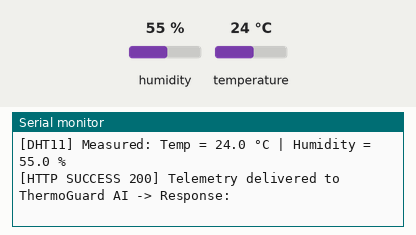
This sketch was run on a simulated ESP32. Shown: the last lines printed to the serial monitor. The test bench sets the inputs (shaded band); at power-on: humidity 55 %, temperature 24 °C. WiFi joins after 1.5 s; servers stay silent unless stated; uploads are accepted with an empty reply.

Above: at 3.7 s.
3.8 s: humidity set to 22 %
At 4.68 s:
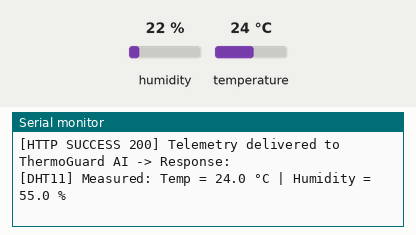
8.6 s: temperature set to 12 °C
At 9.7 s:
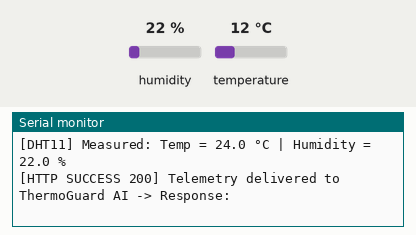
13.4 s: humidity set to 40 %
At 15.2 s:
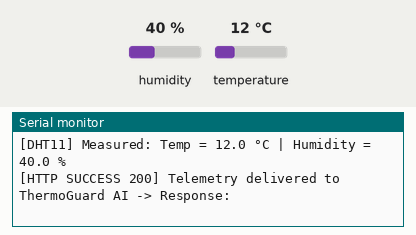
Timing chart, 0 to 16.7 s (numbered marks = the images above; inputs shaded):
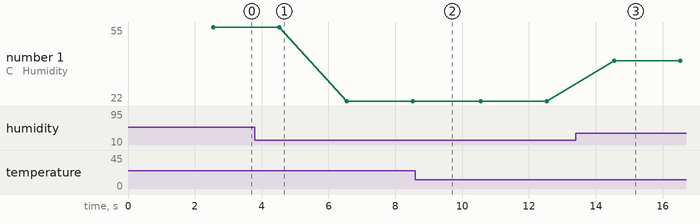

The sketch:

cabinet_sensor.ino
```cpp
/*
 ============================================================================
  ThermoGuard AI - ESP32 & DHT11 Industrial Cabinet Telemetry Firmware
 ============================================================================
  Hardware Requirements:
    - ESP32 Development Board (e.g. ESP32-WROOM-32)
    - DHT11 Temperature & Humidity Sensor (3-pin module or 4-pin bare)
    - 10k Ohm pull-up resistor (only if using 4-pin bare sensor)
    - Breadboard and jumper wires
    - USB Data Cable

  Wiring Diagram:
    +-----------------+-----------------------+
    | DHT11 Pin       | ESP32 Pin             |
    +-----------------+-----------------------+
    | VCC (+)         | 3V3 (3.3V Power Out)  |
    | DATA (OUT)      | GPIO 4 (Digital I/O)  |
    | GND (-)         | GND (Ground)          |
    +-----------------+-----------------------+

  Note: If using a 3-pin DHT11 module with a small PCB, the pull-up resistor
  is already onboard. If using a bare 4-pin DHT11, place a 10k resistor
  between VCC (3.3V) and DATA (GPIO 4), and leave pin 3 unconnected.
 ============================================================================
*/

#include <WiFi.h>
#include <HTTPClient.h>
#include <WiFiClient.h>
#include <WiFiClientSecure.h>
#include "DHT.h"

// -------------------------------------------------------------
// USER CONFIGURATION (Update with your local network settings)
// -------------------------------------------------------------
const char* WIFI_SSID     = "YOUR_WIFI_SSID";         // Enter your Wi-Fi SSID
const char* WIFI_PASSWORD = "YOUR_WIFI_PASSWORD";     // Enter your Wi-Fi Password

// -------------------------------------------------------------
// HYBRID IOT CLOUD / LOCAL CONFIGURATION
// -------------------------------------------------------------
// Set to true to transmit directly to cloud (PC can be turned off)
// Set to false to transmit to your local machine on LAN
const bool  USE_CLOUD_ENDPOINT = false;

// Mode A: Local PC / LAN Development (when backend runs on your machine)
const char* LOCAL_SERVER_IP    = "192.168.1.100";     // e.g. "192.168.1.50"
const int   LOCAL_SERVER_PORT  = 5000;

// Mode B: Standalone Cloud AI Hosting (Render, Railway, Fly.io, etc.)
const char* CLOUD_SERVER_URL   = "https://your-thermoguard-ai.onrender.com/api/readings";

// Hardware Pin Configuration
#define DHTPIN  4                                     // Digital GPIO pin connected to DHT11 DATA
#define DHTTYPE DHT11                                 // Physical sensor model: DHT11

// Sampling Cadence: Read temperature and humidity every 2 seconds
const unsigned long SAMPLING_INTERVAL_MS = 2000;

// -------------------------------------------------------------
// GLOBAL INSTANCES & STATE
// -------------------------------------------------------------
DHT dht(DHTPIN, DHTTYPE);
unsigned long lastReadTime = 0;
int consecutiveErrors = 0;

void setup() {
  Serial.begin(115200);
  delay(1000);

  Serial.println("\n========================================================");
  Serial.println("  ThermoGuard AI - ESP32 Industrial Node Starting...    ");
  Serial.println("========================================================");

  // Initialize DHT11 sensor
  Serial.printf("[SENSOR] Initializing DHT11 on GPIO %d...\n", DHTPIN);
  dht.begin();

  // Connect to Wi-Fi
  connectWiFi();
}

void loop() {
  // Ensure Wi-Fi link remains active
  if (WiFi.status() != WL_CONNECTED) {
    Serial.println("[WIFI] Warning: Connection lost. Reconnecting...");
    connectWiFi();
  }

  // Periodic Telemetry Acquisition
  unsigned long currentMillis = millis();
  if (currentMillis - lastReadTime >= SAMPLING_INTERVAL_MS) {
    lastReadTime = currentMillis;
    readAndTransmitTelemetry();
  }
}

// -------------------------------------------------------------
// WI-FI CONNECTION HELPER
// -------------------------------------------------------------
void connectWiFi() {
  Serial.printf("[WIFI] Connecting to SSID: %s", WIFI_SSID);
  WiFi.mode(WIFI_STA);
  WiFi.begin(WIFI_SSID, WIFI_PASSWORD);

  int attempts = 0;
  while (WiFi.status() != WL_CONNECTED && attempts < 25) {
    delay(500);
    Serial.print(".");
    attempts++;
  }

  if (WiFi.status() == WL_CONNECTED) {
    Serial.println("\n[WIFI] Connected successfully!");
    Serial.printf("[WIFI] IP Address: %s | RSSI: %d dBm\n", WiFi.localIP().toString().c_str(), WiFi.RSSI());
    if (USE_CLOUD_ENDPOINT) {
      Serial.printf("[MODE] Cloud AI Mode -> Target: %s\n", CLOUD_SERVER_URL);
    } else {
      Serial.printf("[MODE] Local Mode -> Target: http://%s:%d/api/readings\n", LOCAL_SERVER_IP, LOCAL_SERVER_PORT);
    }
  } else {
    Serial.println("\n[WIFI] Connection failed. Will retry on next sampling cycle.");
  }
}

// -------------------------------------------------------------
// SENSOR READING & HTTP REST TRANSMISSION
// -------------------------------------------------------------
void readAndTransmitTelemetry() {
  // Reading temperature & humidity from DHT11
  float humidity = dht.readHumidity();
  float temperature = dht.readTemperature(); // Celsius

  // Validate sensor output
  if (isnan(humidity) || isnan(temperature)) {
    consecutiveErrors++;
    Serial.printf("[SENSOR ERROR] Failed to read from DHT11 sensor! (Consecutive failures: %d)\n", consecutiveErrors);
    Serial.println("               Check wiring: VCC -> 3V3, GND -> GND, DATA -> GPIO 4.");
    return;
  }

  // Physical bounds sanity check (DHT11 rated: 0-50°C, 20-90% RH)
  if (temperature < -10.0 || temperature > 80.0 || humidity < 5.0 || humidity > 100.0) {
    Serial.printf("[SENSOR WARNING] Reading out of physical sanity range: Temp=%.1fC, Hum=%.1f%%\n", temperature, humidity);
  }

  consecutiveErrors = 0;
  Serial.printf("\n[DHT11] Measured: Temp = %.1f °C | Humidity = %.1f %%\n", temperature, humidity);

  // Skip HTTP transmission if Wi-Fi is not connected
  if (WiFi.status() != WL_CONNECTED) {
    Serial.println("[HTTP] Wi-Fi offline. Telemetry transmission skipped.");
    return;
  }

  HTTPClient http;
  bool beginSuccess = false;
  WiFiClient standardClient;
  WiFiClientSecure secureClient;

  if (USE_CLOUD_ENDPOINT) {
    secureClient.setInsecure(); // Accept SSL certs for cloud instance
    beginSuccess = http.begin(secureClient, CLOUD_SERVER_URL);
  } else {
    char serverEndpoint[128];
    snprintf(serverEndpoint, sizeof(serverEndpoint), "http://%s:%d/api/readings", LOCAL_SERVER_IP, LOCAL_SERVER_PORT);
    beginSuccess = http.begin(standardClient, serverEndpoint);
  }

  if (!beginSuccess) {
    Serial.println("[HTTP ERROR] Failed to initialize connection to server endpoint.");
    return;
  }

  // Construct JSON Payload (Tagged source="HARDWARE")
  char jsonPayload[128];
  snprintf(jsonPayload, sizeof(jsonPayload),
    "{\"temperature\":%.2f,\"humidity\":%.2f,\"source\":\"HARDWARE\"}",
    temperature, humidity
  );

  http.addHeader("Content-Type", "application/json");
  http.setTimeout(4000); // 4 second timeout

  int httpResponseCode = http.POST((uint8_t*)jsonPayload, strlen(jsonPayload));

  if (httpResponseCode == 200 || httpResponseCode == 201) {
    String responseBody = http.getString();
    Serial.printf("[HTTP SUCCESS %d] Telemetry delivered to ThermoGuard AI -> Response: %s\n", httpResponseCode, responseBody.c_str());
  } else if (httpResponseCode > 0) {
    Serial.printf("[HTTP POST %d] Server replied: %s\n", httpResponseCode, http.getString().c_str());
  } else {
    Serial.printf("[HTTP ERROR] POST failed, error code: %d (%s)\n", httpResponseCode, http.errorToString(httpResponseCode).c_str());
  }

  http.end();
}
```

Measured:
- after the input at 13.4 s, the serial monitor: prints a new line after 1.1 s (image 3)
- plotted number 1: 55 → 22 after the input at 3.8 s, 22 → 40 after the input at 13.4 s
